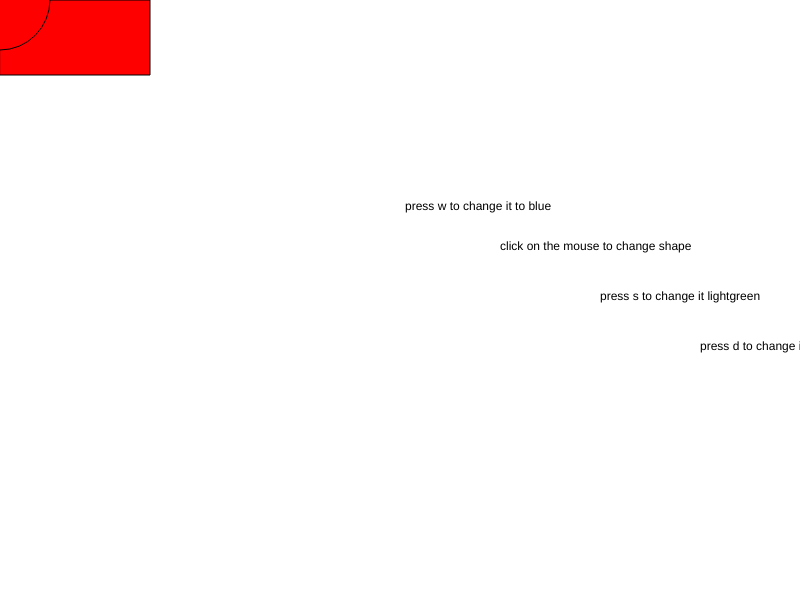
Frame 1 (no input)
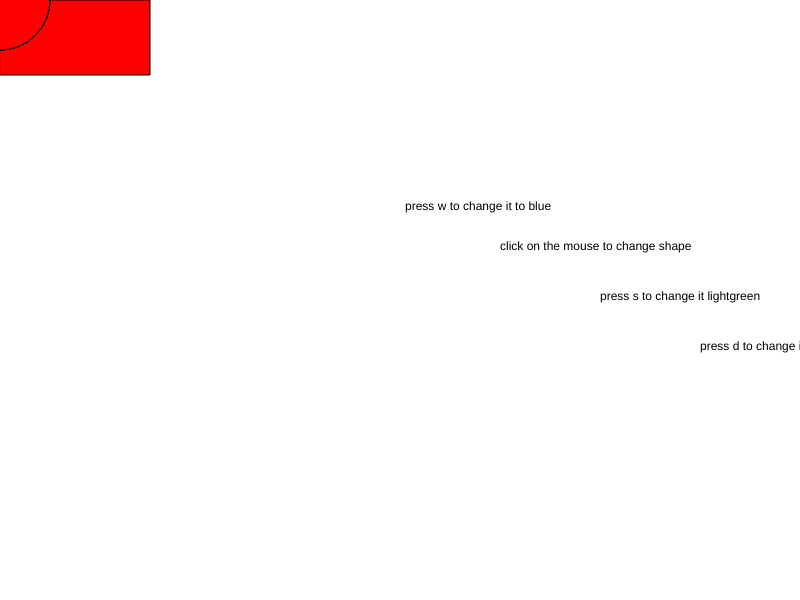
Frame 60 (no input)
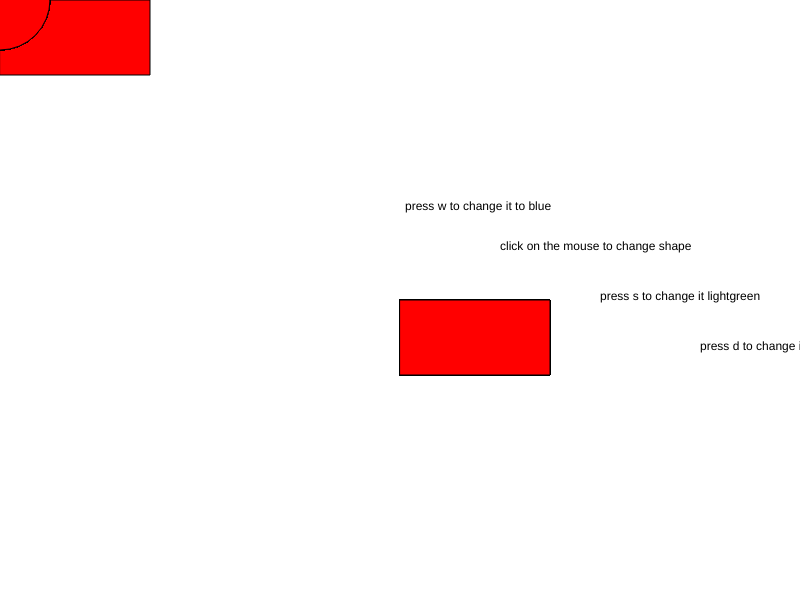
Frame 120 (the mouse pressed at the canvas centre since frame 60)

The p5.js sketch that drew these frames (run headless with seeded random() and noise() and a simulated clock; from frame 60 on, the mouse is pressed at the canvas centre):

// p5.js sketch
// ── sketch.js
function setup() {
 // put setup code here
 createCanvas(displayWidth,displayHeight);
 background('white');
 text('press w to change it to blue', 405,210);
 text('press s to change it lightgreen', 600,300);
 text('click on the mouse to change shape', 500,250);
 text('press d to change it to blue', 700,350);
 // A CSS named color.
 fill('red')
 rect(mouseX,mouseY,150,75);
 var size = 15
 }

function draw() {
  // put drawing code here
  if(mouseIsPressed){
  	rect(mouseX,mouseY,150,75);
   }
 else{
 	ellipse(mouseX,mouseY,100,100);
 }
  if(keyIsPressed === true && key === 'w'){
    fill('blue')
}
  if(keyIsPressed === true && key === 's'){
  	fill('lightgreen')
  }
  if(keyIsPressed === true && key === 'd'){
  	fill('purple')
  }

}
